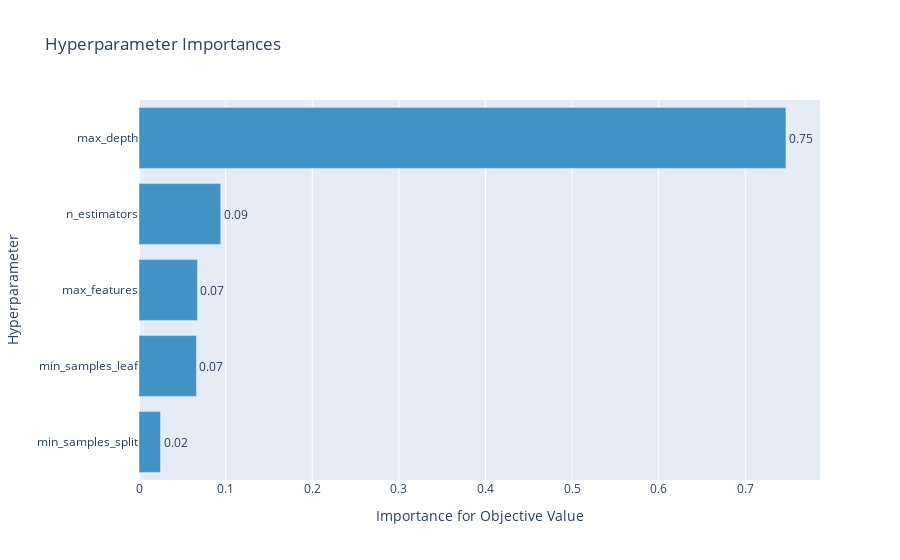

The code cell stored with this chart in its notebook:
### Code cell
visualize_hyper_params_importance(rf_study)

### Figure 1 — Plotly figure (JSON) as saved in the notebook; plotly's stock layout.template omitted (floating-point values rounded to 4 significant figures)
{"data": [{"cliponaxis": false, "hovertemplate": ["min_samples_split (IntDistribution): 0.024851335075723506<extra></extra>", "min_samples_leaf (IntDistribution): 0.06631574113912651<extra></extra>", "max_features (CategoricalDistribution): 0.06750704132767434<extra></extra>", "n_estimators (IntDistribution): 0.09435369507154945<extra></extra>", "max_depth (IntDistribution): 0.7469721873859262<extra></extra>"], "marker": {"color": "rgb(66,146,198)"}, "orientation": "h", "text": ["0.02", "0.07", "0.07", "0.09", "0.75"], "textposition": "outside", "type": "bar", "x": [0.02485, 0.06632, 0.06751, 0.09435, 0.747], "y": ["min_samples_split", "min_samples_leaf", "max_features", "n_estimators", "max_depth"]}], "layout": {"autosize": true, "showlegend": false, "title": {"text": "Hyperparameter Importances"}, "xaxis": {"autorange": true, "range": [0, 0.7863], "title": {"text": "Importance for Objective Value"}, "type": "linear"}, "yaxis": {"autorange": true, "range": [-0.5, 4.5], "title": {"text": "Hyperparameter"}, "type": "category"}}}
